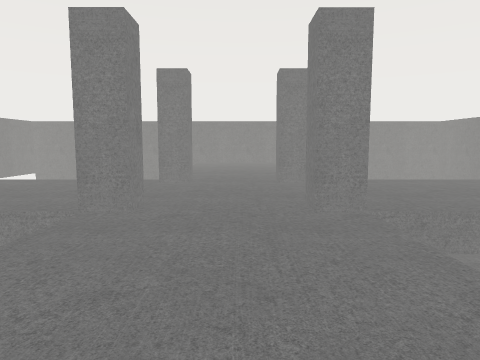
view 1 (above)

22 first-person views from a walk through a scene from a Unity 3-D project. The camera is 1.3 m above the floor, tilts 6° down and sees 70° across. The floor is counted in squares, 1 m on a side. Each view is taken from the middle of a square. On the plan, view 1 faces up. The plan holds only what a view shows up to about 15 squares ahead; the rest is blank. The player character is not drawn.

view 2
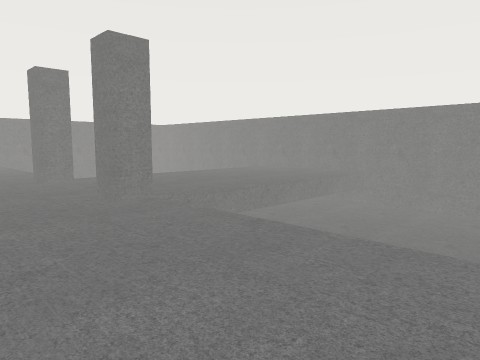

view 3
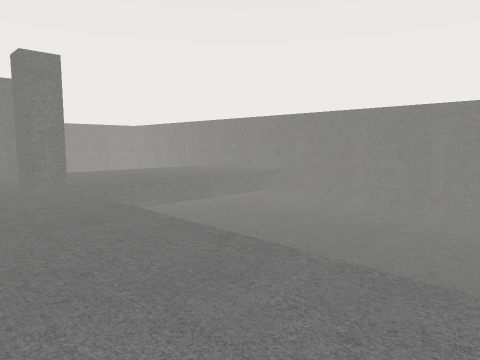

view 4
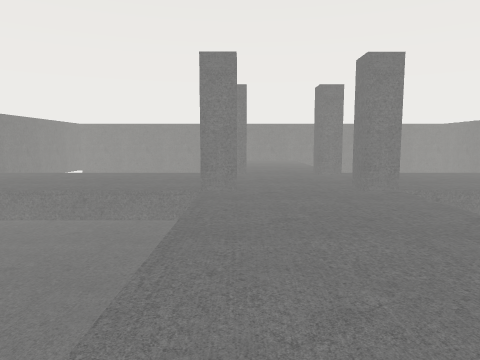

view 5
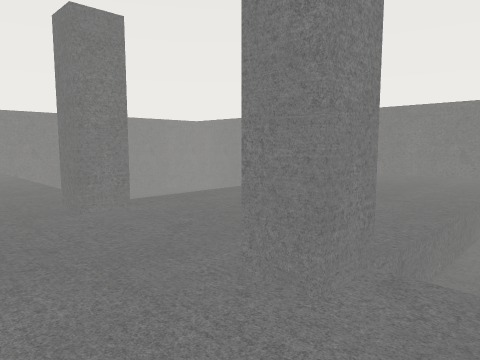

view 6
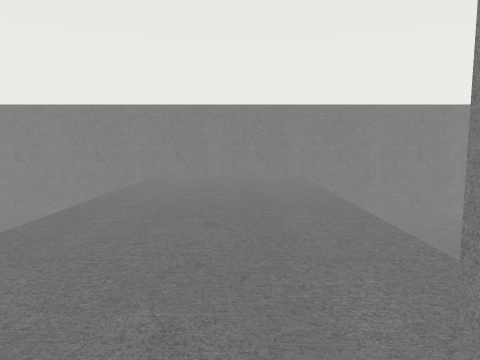

view 7
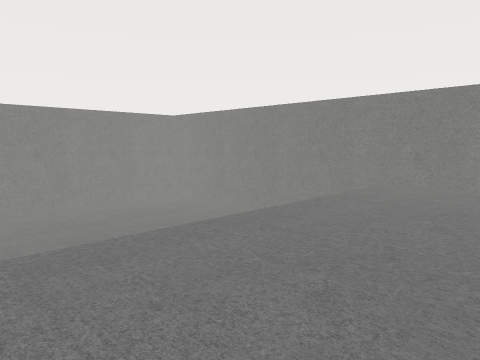

view 8
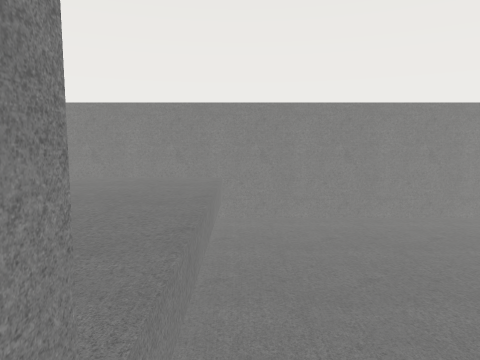

view 9
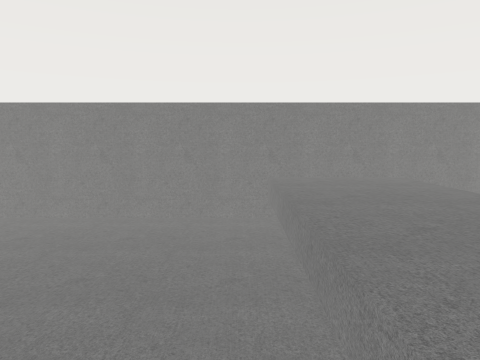

view 10
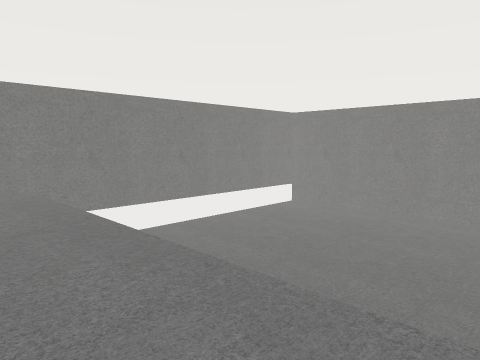

view 11
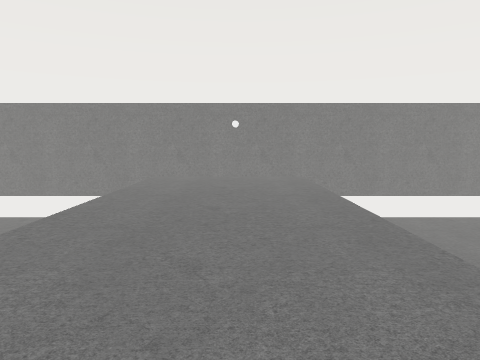

view 12
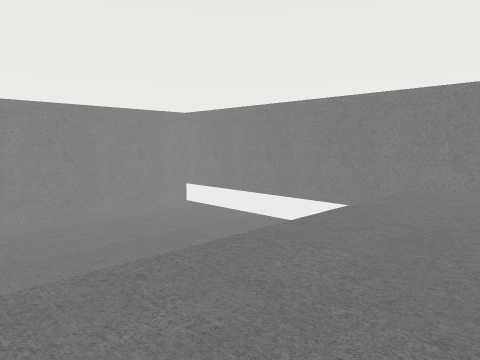

view 13
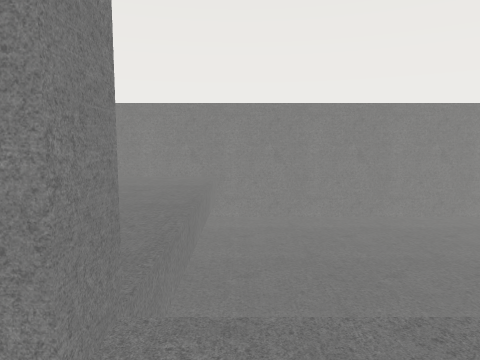

view 14
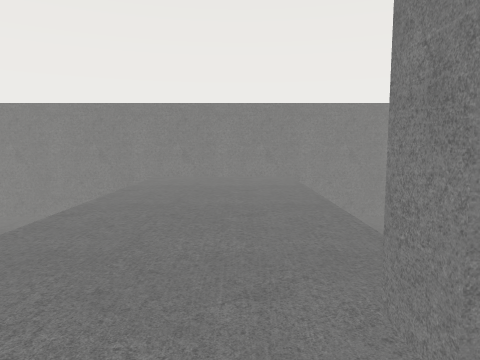

view 15
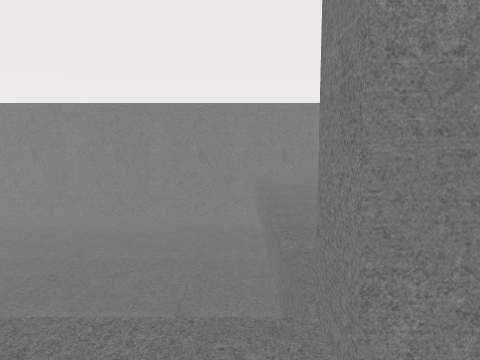

view 16
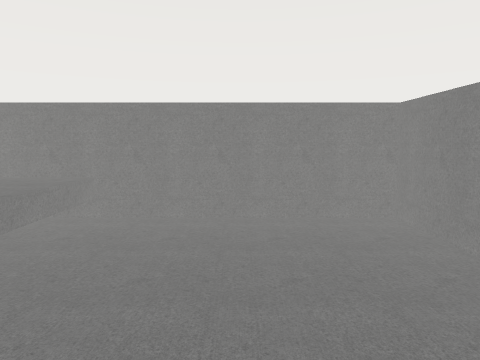

view 17
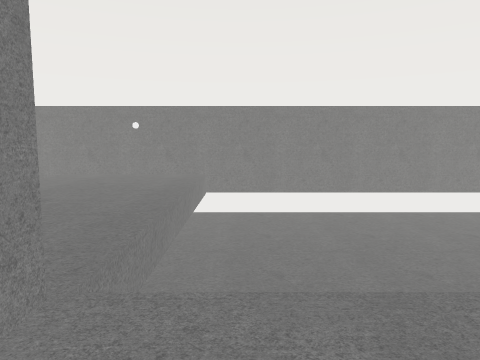

view 18
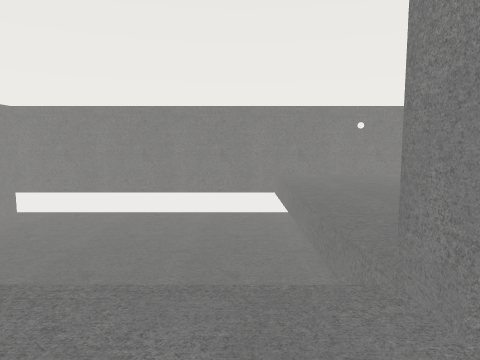

view 19
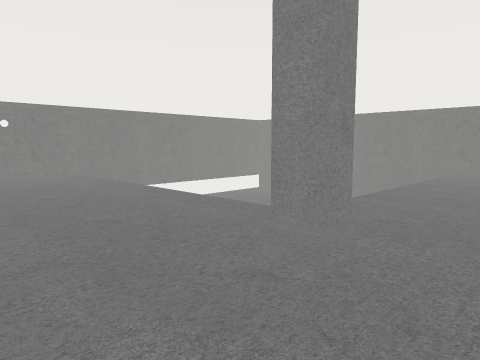

view 20
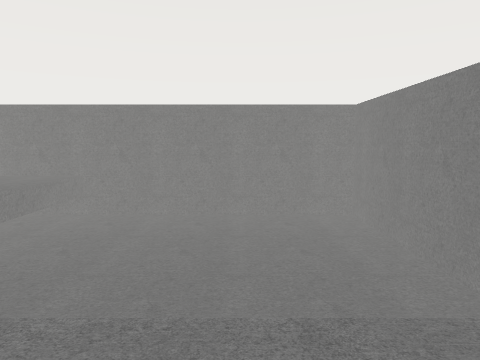

view 21
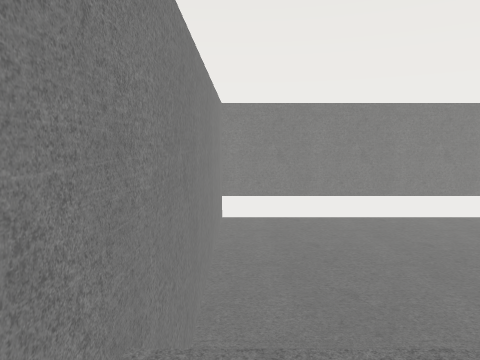

view 22
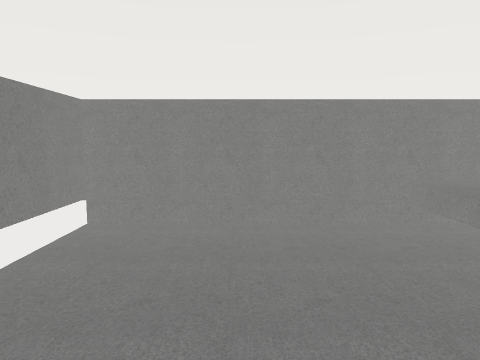

### Floor plan
Key: @ floor where view 1 was taken; # wall or solid block; . floor; v drop or lower ground.
Columns run from 15 left of view 1 to 14 right of it. Each row starts with its distance up from view 1.
 25 ##############################
 24 #vvvvvvvvvvvv.....vvvvvvvvvvvv
 23 #vvvvvvvvvvvv.....vvvvvvvvvvvv
 22 #vvvvvvvvvvvv.....vvvvvvvvvvvv
 21 #vvvvvvvvvvvv.....vvvvvvvvvvvv
 20 #vvvvvvvvvvvv.....vvvvvvvvvvvv
 19 #vvvvvvvvvvvv.....vvvvvvvvvvvv
 18 #vvvvvvvvvvvv.....vvvvvvvvvvvv
 17 #vvvvvvvvvvvv.....vvvvvvvvvvvv
 16 #vvvvvvvvvvvv.....vvvvvvvvvv v
 15 #vvvvvvvvvvvv.....vvvvvvvvv  v
 14 #vvvvvvvv   v.....           v
 13 #vvvvvvvv   v.....           v
 12 #............#...#...........#
 11 #............................#
 10 #............................#
  9 #............................#
  8 #............................#
  7 #...........#....#...........#
  6 #vvvvvvvvvvvv.....    vvvvvvvv
  5 #vvvvvvvvvvvv.....   vvvvvvvvv
  4 #vvvvvvvvvvvv.....   vvvvvvvvv
  3 #vvvvvvvvvvvv.....vvvvvvvvvvvv
  2 #vvvvvvvvvvvv.....vvvvvvvvvvvv
  1 #vvvvvvvvvvvv.....vvvvvvvvvvvv
  0 #vvvvvvvvvvvv..@..vvvvvvvvvvvv
 -1 #vvvvvvvvvvvv.....vvvvvvvvvvvv
 -2 #vvvvvvvvvvvv.....vvvvvvvvvvvv
 -3 #vvvvvvvvvvvv.....vvvvvvvvvvvv
 -4 #vvvvvvvvvvvv.....vvvvvvvvvvvv
 -5 ##############################

Positions as (right, up) in squares from view 1, and headings:
1: (0, 0), facing up
2: (-2, -1), facing up-right
3: (-1, -4), facing up-right
4: (-2, -3), facing up
5: (-1, 5), facing up-right
6: (0, 9), facing right
7: (3, 8), facing up-right
8: (3, 11), facing up
9: (-4, 11), facing up
10: (-4, 10), facing up-left
11: (-1, 10), facing left
12: (-4, 10), facing down-left
13: (-4, 9), facing down
14: (-1, 9), facing down
15: (3, 9), facing down
16: (8, 11), facing up
17: (0, 14), facing left
18: (0, 5), facing left
19: (1, 7), facing up-left
20: (0, 0), facing right
21: (-1, -4), facing left
22: (-9, 12), facing up
